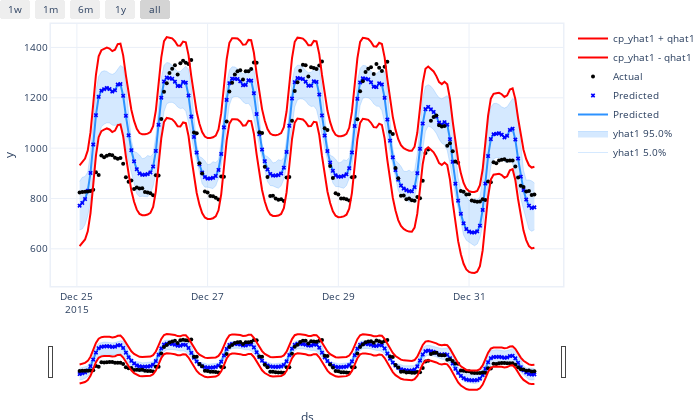

Notebook cell for this chart:
### Markdown cell above
We plot the conformal prediction intervals again below. For the weaker model, the conformal prediction intervals has a wider width as such it can capture more more actual values than the quantile regression prediction intervals (in blue). The complex model in contrast has a much narrower prediction interval comparing to the simple model.

### Code cell
m1.conformal_plot(naive_forecast1[-cutoff:], plotting_backend="plotly")

### Figure 1 — Plotly figure (JSON) as saved in the notebook; plotly's stock layout.template omitted (floating-point values rounded to 4 significant figures; data arrays with more than 128 entries replaced by an {"elided": "..."} marker saying what was removed)
{"data": [{"fillcolor": "rgba(45, 146, 255, 0.2)", "line": {"color": "rgba(45, 146, 255, 0.2)", "width": 1}, "mode": "lines", "name": "yhat1 5.0%", "type": "scatter", "x": {"elided": "168 str values"}, "y": {"elided": "168 float values"}}, {"fill": "tonexty", "fillcolor": "rgba(45, 146, 255, 0.2)", "line": {"color": "rgba(45, 146, 255, 0.2)", "width": 1}, "mode": "lines", "name": "yhat1 95.0%", "type": "scatter", "x": {"elided": "168 str values"}, "y": {"elided": "168 float values"}}, {"line": {"color": "#2d92ff", "width": 2}, "mode": "lines", "name": "Predicted", "type": "scatter", "x": {"elided": "168 str values"}, "y": {"elided": "168 float values"}}, {"marker": {"color": "blue", "size": 4, "symbol": "x"}, "mode": "markers", "name": "Predicted", "type": "scatter", "x": {"elided": "168 str values"}, "y": {"elided": "168 float values"}}, {"marker": {"color": "black", "size": 4}, "mode": "markers", "name": "Actual", "type": "scatter", "x": {"elided": "168 str values"}, "y": {"elided": "168 float values"}}, {"line": {"color": "red"}, "mode": "lines", "name": "cp_yhat1 - qhat1", "type": "scatter", "x": {"elided": "168 str values"}, "y": {"elided": "168 float values"}}, {"line": {"color": "red"}, "mode": "lines", "name": "cp_yhat1 + qhat1", "type": "scatter", "x": {"elided": "168 str values"}, "y": {"elided": "168 float values"}}], "layout": {"autosize": true, "font": {"size": 10}, "height": 420, "hovermode": "x unified", "margin": {"b": 0, "l": 0, "pad": 0, "r": 10, "t": 10}, "showlegend": true, "title": {"font": {"size": 12}}, "width": 700, "xaxis": {"linewidth": 1.5, "mirror": true, "rangeselector": {"buttons": [{"count": 7, "label": "1w", "step": "day", "stepmode": "backward"}, {"count": 1, "label": "1m", "step": "month", "stepmode": "backward"}, {"count": 6, "label": "6m", "step": "month", "stepmode": "backward"}, {"count": 1, "label": "1y", "step": "year", "stepmode": "backward"}, {"step": "all"}]}, "rangeslider": {"visible": true}, "showline": true, "title": {"text": "ds"}, "type": "date"}, "yaxis": {"linewidth": 1.5, "mirror": true, "showline": true, "title": {"text": "y"}}}}
